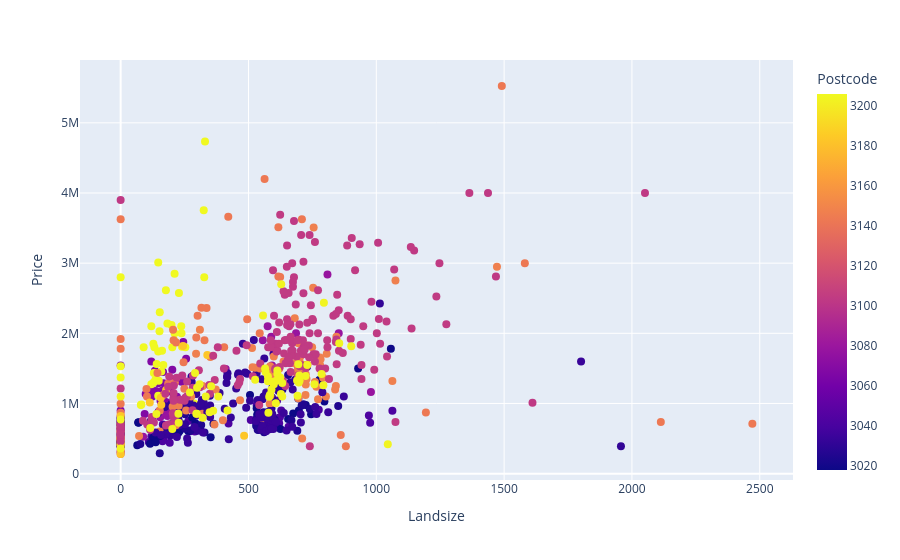

Here is the notebook cell this chart was saved with:
### Code cell
fig = px.scatter(melb, x="Landsize", y="Price", color='Postcode')
fig.update_traces(marker_size=8)

### Figure 1 — Plotly figure (JSON) as saved in the notebook; plotly's stock layout.template omitted (floating-point values rounded to 4 significant figures; data arrays with more than 128 entries replaced by an {"elided": "..."} marker saying what was removed)
{"data": [{"hovertemplate": "Landsize=%{x}<br>Price=%{y}<br>Postcode=%{marker.color}<extra></extra>", "legendgroup": "", "marker": {"color": {"elided": "998 int values"}, "coloraxis": "coloraxis", "size": 8, "symbol": "circle"}, "mode": "markers", "name": "", "orientation": "v", "showlegend": false, "type": "scatter", "x": {"elided": "998 int values"}, "xaxis": "x", "y": {"elided": "998 int values"}, "yaxis": "y"}], "layout": {"coloraxis": {"colorbar": {"title": {"text": "Postcode"}}, "colorscale": [[0, "#0d0887"], [0.1111, "#46039f"], [0.2222, "#7201a8"], [0.3333, "#9c179e"], [0.4444, "#bd3786"], [0.5556, "#d8576b"], [0.6667, "#ed7953"], [0.7778, "#fb9f3a"], [0.8889, "#fdca26"], [1, "#f0f921"]]}, "legend": {"tracegroupgap": 0}, "margin": {"t": 60}, "xaxis": {"anchor": "y", "domain": [0, 1], "title": {"text": "Landsize"}}, "yaxis": {"anchor": "x", "domain": [0, 1], "title": {"text": "Price"}}}}
